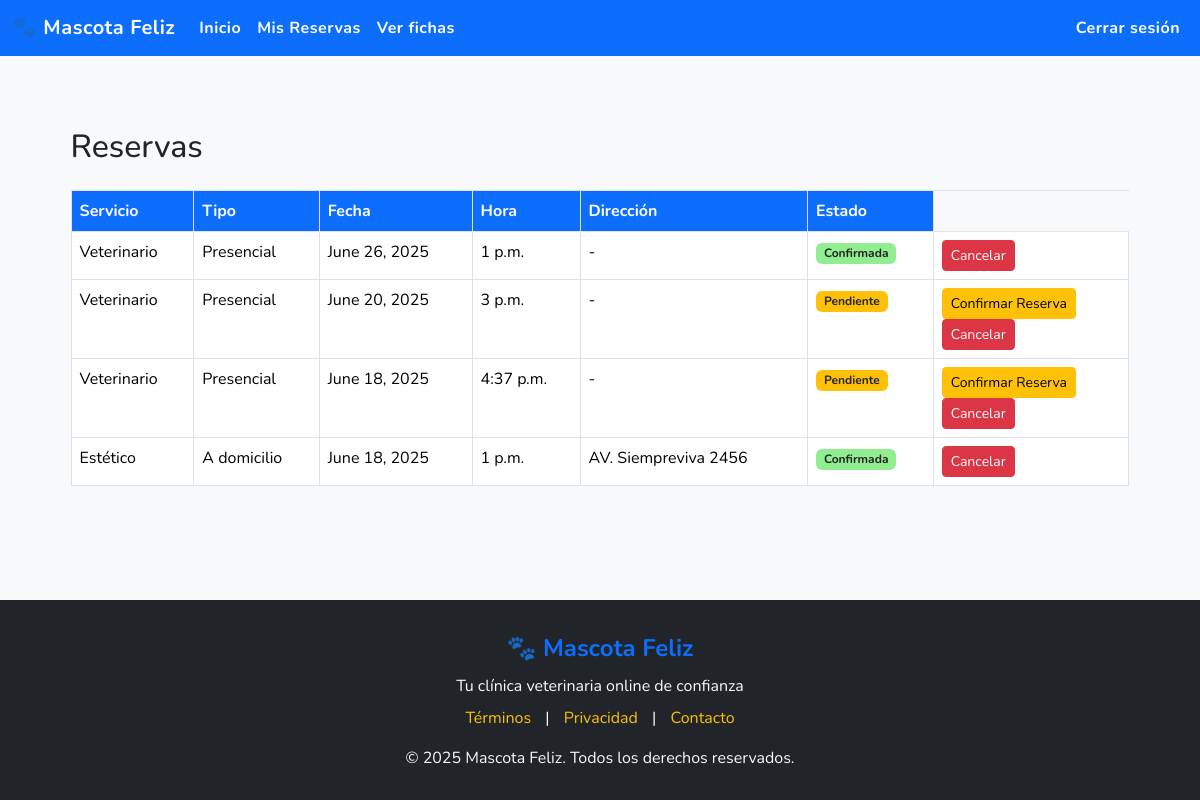
Before: /reservas/ (signed in) with the older database file.
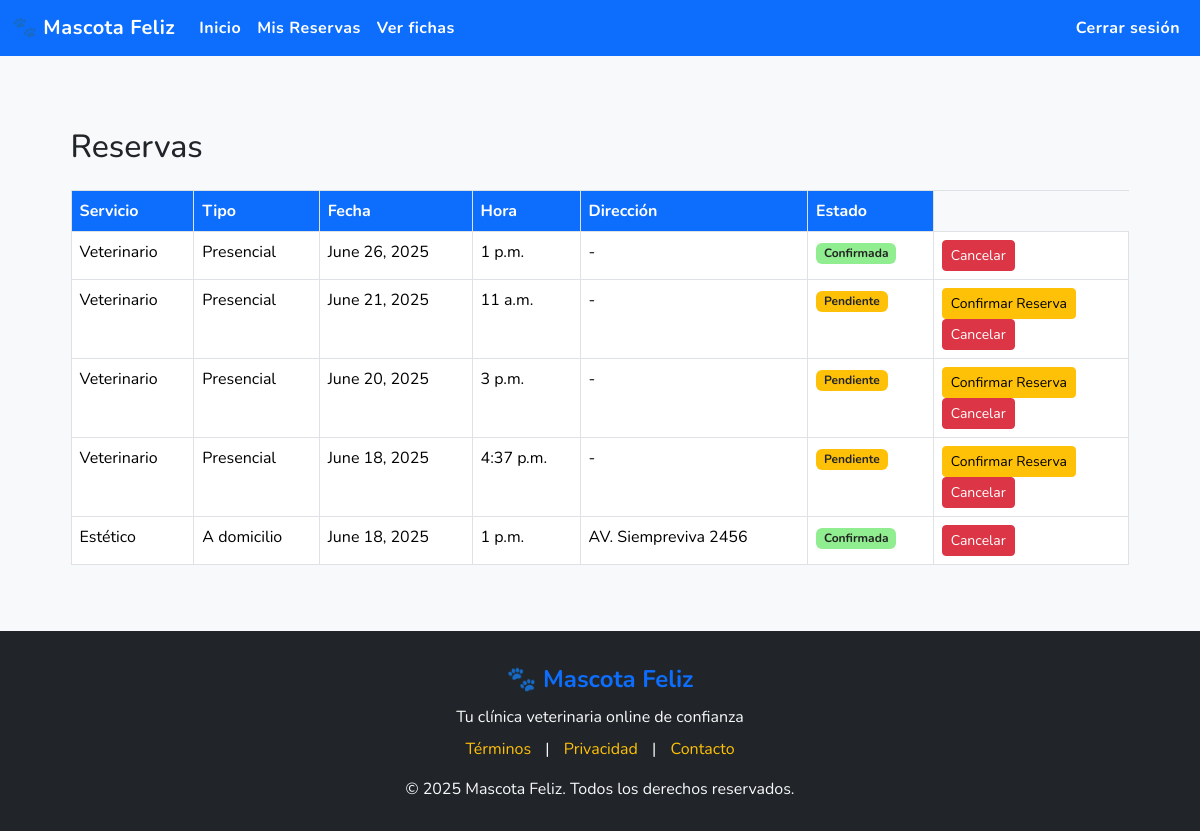
After: the same page with the newer database file.
### core/models.py (models this page shows, shortened)
class Reserva(models.Model):
    ESTADOS = [
        ('pendiente', 'Pendiente'),
        ('confirmada', 'Confirmada'),
        ('en_camino', 'En camino'),         # solo a domicilio
        ('en_espera', 'En espera'),         # solo presencial
        ('en_atencion', 'En atención'),
        ('finalizada', 'Finalizada'),
        ('cancelada', 'Cancelada'),
        ('no_asistio', 'No asistió'),
    ]
    TIPO_SERVICIO_CHOICES = [
        ('veterinario', 'Veterinario'),
        ('estetico', 'Estético'),
    ]
    TIPO_RESERVA_CHOICES = [
        ('presencial', 'Presencial'),
        ('domicilio', 'A domicilio'),
    ]
    cliente = models.ForeignKey(Usuario, on_delete=models.CASCADE, limit_choices_to={'tipo_usuario': 'cliente'})
    tipo_servicio = models.CharField(max_length=20, choices=TIPO_SERVICIO_CHOICES)
    tipo_reserva = models.CharField(max_length=20, choices=TIPO_RESERVA_CHOICES)
    direccion = models.CharField(max_length=255, blank=True, null=True)  # obligatoria si es a domicilio
    estado = models.CharField(max_length=20, choices=ESTADOS, default='pendiente')
    fecha_creacion = models.DateTimeField(auto_now_add=True)
    fecha = models.DateField()
    hora = models.TimeField()

### app/views.py (the view)
# urls.py: path('reservas/', views.ver_reservas_cliente, name='ver_reservas'),
@login_required
def ver_reservas_cliente(request):
    if request.user.tipo_usuario != 'cliente':
        return HttpResponseForbidden("Acceso denegado.")
    reservas = Reserva.objects.filter(cliente=request.user).order_by('-fecha', '-hora')
    return render(request, 'pages/ver_reservas.html', {
        'reservas': reservas,
        'today': date.today()
    })

### app/templates/pages/ver_reservas.html (shortened to what this page needs)
{% extends 'base/base.html' %}
{% block content %}
<div class="container mt-5">
    <h2 class="mb-4">Reservas</h2>
    {% if reservas %}
        <table class="table table-bordered">
            <thead>
                <tr>
                <th>Servicio</th>
                <th>Tipo</th>
                <th>Fecha</th>
                <th>Hora</th>
                <th>Dirección</th>
                <th>Estado</th>
                </tr>
            </thead>
            <tbody>
                {% for reserva in reservas %}
                <tr>
                    <td>{{ reserva.get_tipo_servicio_display }}</td>
                    <td>{{ reserva.get_tipo_reserva_display }}</td>
                    <td>{{ reserva.fecha }}</td>
                    <td>{{ reserva.hora }}</td>
                    <td>{{ reserva.direccion|default:"-" }}</td>
                    <td>
                        {% if reserva.get_estado_display == "Pendiente" %}
                            <span class="badge bg-warning text-dark">{{ reserva.get_estado_display }}</span>
                        {% elif reserva.get_estado_display == "Confirmada" %}
                            <span class="badge" style="background-color: #90ee90; color: #222;">{{ reserva.get_estado_display }}</span>
                        {% elif reserva.get_estado_display == "Cancelada" %}
                            <span class="badge bg-danger">{{ reserva.get_estado_display }}</span>
                        {% elif reserva.get_estado_display == "Cerrada" %}
                            <span class="badge bg-success">{{ reserva.get_estado_display }}</span>
                        {% else %}
                            <span class="badge bg-secondary">{{ reserva.get_estado_display }}</span>
                        {% endif %}
                    </td>
                    <td>
                    {% if user.tipo_usuario == 'cliente' and reserva.fecha >= today and reserva.estado == 'pendiente' %}
                        <a href="{% url 'cambiar_estado_reserva' reserva.id 'confirmada' %}" class="btn btn-sm btn-warning">Confirmar Reserva</a>
                        <form method="post" action="{% url 'cancelar_reserva_cliente' reserva.id %}">
                        <button type="submit" class="btn btn-sm btn-danger">Cancelar</button>
                        </form>
                    {% elif user.tipo_usuario == 'cliente' and reserva.fecha >= today and reserva.estado == 'confirmada' %}
                        <form method="post" action="{% url 'cancelar_reserva_cliente' reserva.id %}">
                        <button type="submit" class="btn btn-sm btn-danger">Cancelar</button>
                        </form>
                    {% else %}
                        <span class="text-muted">No cancelable</span>
                    {% endif %}
                    </td>
                </tr>
                {% endfor %}
            </tbody>
        </table>
    {% else %}
        <p>No tienes reservas registradas.</p>
    {% endif %}
</div>
{% endblock %}

Changed rows visible on the page:
added Reserva: tipo_servicio "Veterinario", tipo_reserva "Presencial", fecha "June 21, 2025", hora "11 a.m.", direccion "-", estado "Pendiente", shows "Confirmar Reserva"
